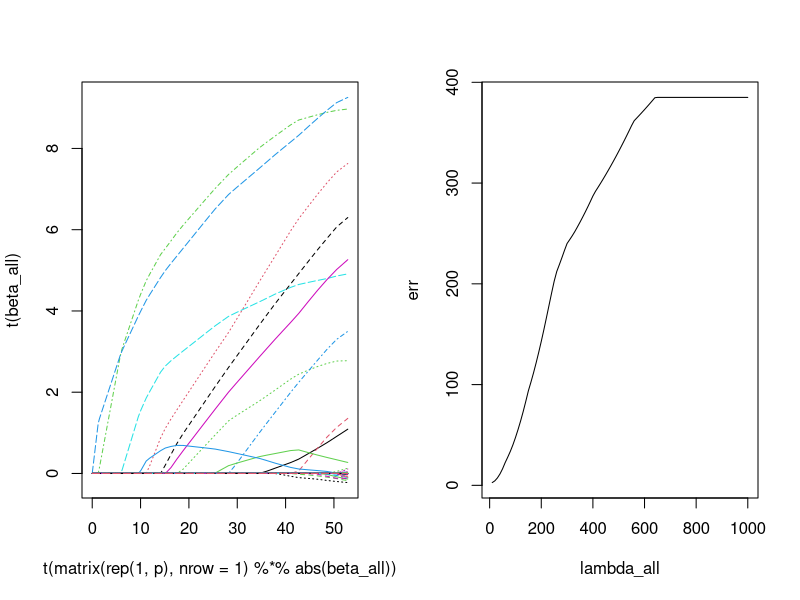

Write R code to recreate this figure.
n = 50
p = 200
s = 10
T = 10
lambda_all = (100:1)*10
L = length(lambda_all)

X = matrix(rnorm(n*p), nrow=n)
beta_true = matrix(rep(0, p), nrow = p)
beta_true[1:s] = 1:s
Y = X %*% beta_true + rnorm(n)

beta = matrix(rep(0, p), nrow = p)
beta_all = matrix(rep(0, p*L), nrow = p)

R = Y
ss = rep(0, p)
for (j in 1:p)
  ss[j] = sum(X[, j]^2)

err = rep(0, L)
for (l in 1:L)
{
  lambda = lambda_all[l]
  for (t in 1:T)
  {
    for (j in 1:p)
    {
      db = sum(R*X[, j])/ss[j]
      b = beta[j]+db
      b = sign(b)*max(0, abs(b)-lambda/ss[j])
      db = b - beta[j]
      R = R - X[, j]*db
      beta[j] = b
    }
  }
  beta_all[, l] = beta
  err[l] = sum((beta-beta_true)^2)
}
par(mfrow=c(1,2))
matplot(t(matrix(rep(1, p), nrow = 1)%*%abs(beta_all)), t(beta_all), type = 'l')
plot(lambda_all, err, type = 'l')
